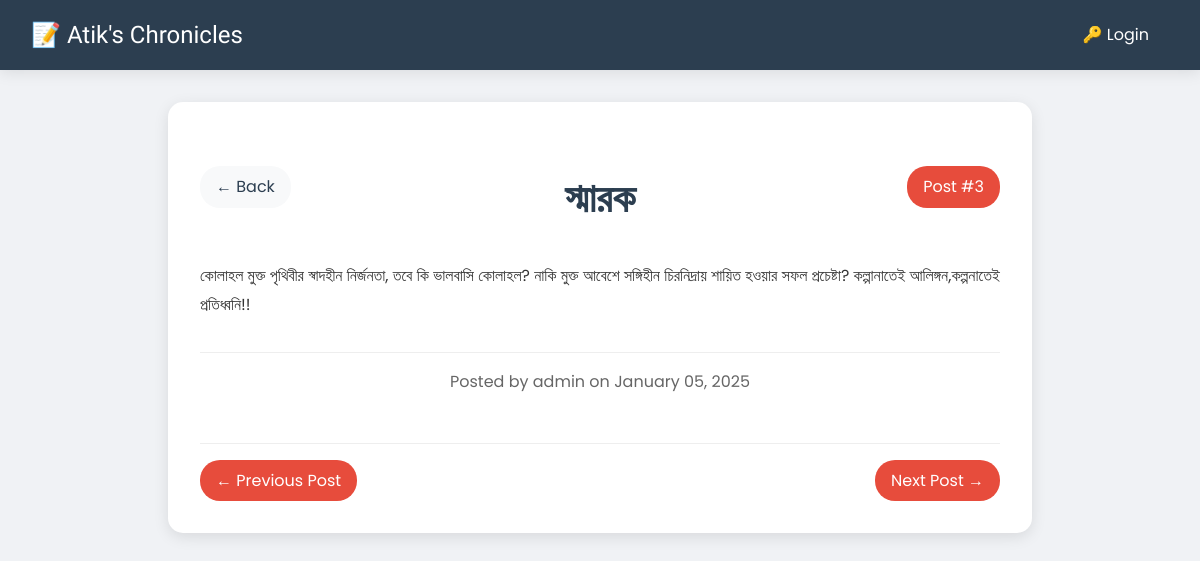
The app's page /post/4 with its own data.
### models.py (models this page shows)
class Post(db.Model):
    id = db.Column(db.Integer, primary_key=True)
    title = db.Column(db.String(100), nullable=False)
    date_posted = db.Column(db.DateTime, nullable=False, default=datetime.utcnow)
    content = db.Column(db.Text, nullable=False)
    user_id = db.Column(db.Integer, db.ForeignKey('user.id'), nullable=False)
    author = db.relationship('User', backref=db.backref('posts', lazy=True))

class User(db.Model, UserMixin):
    id = db.Column(db.Integer, primary_key=True)
    username = db.Column(db.String(20), unique=True, nullable=False)
    password = db.Column(db.String(60), nullable=False)

### routes.py (the view)
@app.route("/post/<int:post_id>")
def view_post(post_id):
    post = Post.query.get_or_404(post_id)
    all_posts = Post.query.order_by(Post.date_posted.desc()).all()
    post_number = all_posts.index(post) + 1
    prev_post = None
    next_post = None
    for i, p in enumerate(all_posts):
        if p.id == post_id:
            if i > 0:
                prev_post = all_posts[i-1]
            if i < len(all_posts)-1:
                next_post = all_posts[i+1]
            break
    return render_template('view_post.html',
                         post=post,
                         post_number=post_number,
                         prev_post=prev_post,
                         next_post=next_post,
                         last_edited_time=last_edited_time)

### templates/view_post.html (shortened to what this page needs)
{% extends "base.html" %}
{% block content %}
<div class="full-post-container">
    <div class="post-header">
        <a href="{{ url_for('home') }}" class="back-button">← Back</a>
        <div class="post-number">Post #{{ post_number }}</div>
        <h1 class="post-title">{{ post.title }}</h1>
    </div>
    <div class="post-content">
        {{ post.content }}
    </div>
    <div class="post-meta">
        Posted by {{ post.author.username }} on {{ post.date_posted.strftime('%B %d, %Y') }}
    </div>
    <div class="post-navigation">
        {% if prev_post %}
            <a href="{{ url_for('view_post', post_id=prev_post.id) }}" class="nav-button">← Previous Post</a>
        {% else %}
            <span></span>
        {% endif %}
        {% if next_post %}
            <a href="{{ url_for('view_post', post_id=next_post.id) }}" class="nav-button">Next Post →</a>
        {% else %}
            <span></span>
        {% endif %}
    </div>
</div>
{% endblock %}

### templates/base.html (style rules this page uses)
:root { --primary-color: #2c3e50; --accent-color: #e74c3c; --paper-color: #fff; --line-color: #91a4c1; }
body { margin: 0; padding: 0; font-family: 'Poppins', sans-serif; background-image: url('https://www.transparenttextures.com/patterns/notebook-dark.png'); background-color: #f0f2f5; line-height: 1.6; }

### templates/view_post.html (style rules this page uses)
.full-post-container { max-width: 800px; margin: 2rem auto; background: white; padding: 2rem; border-radius: 15px; box-shadow: 0 4px 15px rgba(0, 0, 0, 0.1); }
.post-header { margin-bottom: 2rem; position: relative; }
.back-button { position: absolute; top: 0; left: 0; background: #f8f9fa; padding: 0.5rem 1rem; border-radius: 20px; color: #2c3e50; text-decoration: none; display: flex; align-items: center; gap: 0.5rem; transition: transform 0.3s ease; }
.post-title { text-align: center; color: #2c3e50; font-size: 2.5rem; margin: 2rem 0; }
.post-content { line-height: 1.8; color: #333; margin-bottom: 2rem; }
.post-meta { color: #666; text-align: center; padding: 1rem 0; border-top: 1px solid #eee; }
.post-navigation { display: flex; justify-content: space-between; margin-top: 2rem; padding-top: 1rem; border-top: 1px solid #eee; }
.nav-button { padding: 0.5rem 1rem; background: #e74c3c; color: white; text-decoration: none; border-radius: 20px; transition: transform 0.3s ease; }
.post-number { position: absolute; top: 0; right: 0; background: #e74c3c; color: white; padding: 0.5rem 1rem; border-radius: 20px; }

### records on screen
Post: title "স্মারক", content "কোলাহল মুক্ত পৃথিবীর স্বাদহীন নির্জনতা, তবে কি ভালবাসি কোলাহল? নাকি মুক্ত আবেশে সঙ্গিহীন চিরনিদ্রায় শায়িত হওয়ার সফল প্রচেষ্টা? কল্পানাতেই আলিঙ্গন,কল্পনাতেই প্রতিধ্বনি!!", date_posted "January 05, 2025"
User: author.username "admin"

### other values on screen
{{ post_number }} "3"
